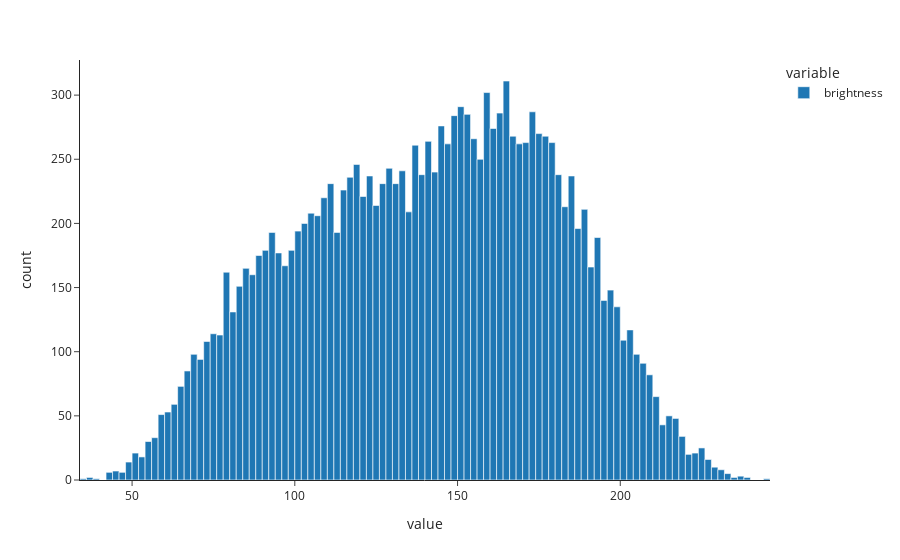

The notebook cell saved with this chart:
### Code cell
# plot the brightness (called as 'mass' in trackpy)

fig = px.histogram(features_modif['brightness'], template="simple_white")

fig.show()

### Figure 1 — Plotly figure (JSON) as saved in the notebook; plotly's stock layout.template omitted (floating-point values rounded to 4 significant figures; data arrays with more than 128 entries replaced by an {"elided": "..."} marker saying what was removed)
{"data": [{"alignmentgroup": "True", "bingroup": "x", "hovertemplate": "variable=brightness<br>value=%{x}<br>count=%{y}<extra></extra>", "legendgroup": "brightness", "marker": {"color": "#1F77B4", "pattern": {"shape": ""}}, "name": "brightness", "offsetgroup": "brightness", "orientation": "v", "showlegend": true, "type": "histogram", "x": {"elided": "15507 float values"}, "xaxis": "x", "yaxis": "y"}], "layout": {"barmode": "relative", "legend": {"title": {"text": "variable"}, "tracegroupgap": 0}, "margin": {"t": 60}, "xaxis": {"anchor": "y", "domain": [0, 1], "title": {"text": "value"}}, "yaxis": {"anchor": "x", "domain": [0, 1], "title": {"text": "count"}}}}
